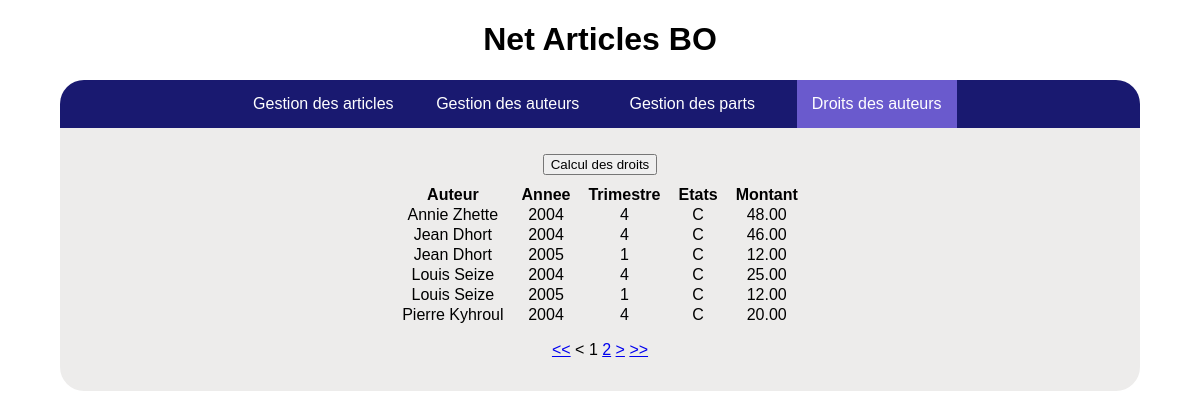
Page /index.php?c=right&a=read on the earlier database version.
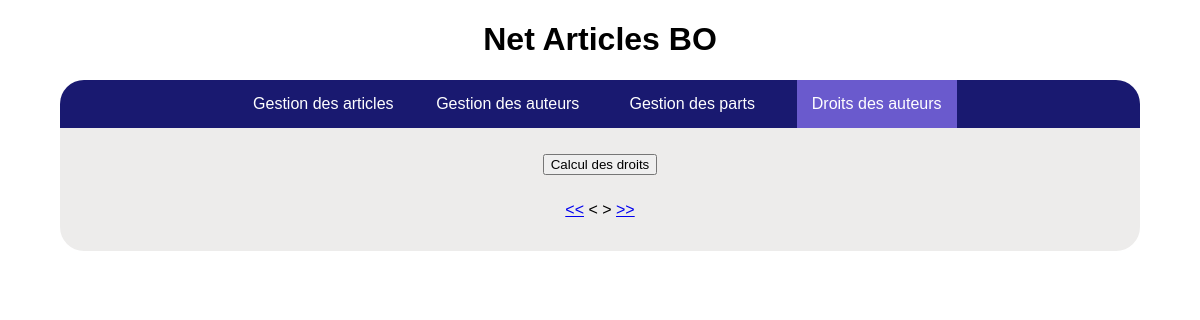
Same page on the later database version.
### tables this page shows
CREATE TABLE IF NOT EXISTS `droits` (
  `id_auteur` int(11) NOT NULL,
  `annee` year(4) NOT NULL,
  `trimestre` int(11) NOT NULL,
  `etat_droits` char(1) NOT NULL,
  `montants_droits` decimal(11,2) DEFAULT NULL,
  PRIMARY KEY (`id_auteur`,`annee`,`trimestre`)
);

CREATE TABLE IF NOT EXISTS `auteur` (
  `id_auteur` int(11) NOT NULL,
  `identite_auteur` varchar(80) DEFAULT NULL,
  `adresse_auteur` varchar(200) DEFAULT NULL,
  `login_auteur` varchar(50) NOT NULL,
  `pwd_auteur` varchar(20) NOT NULL,
  PRIMARY KEY (`id_auteur`),
  UNIQUE KEY `un_auteur_login` (`login_auteur`)
);

### persistence/SQLRequest.php (called while the page is built, shortened)
<?php
class SQLRequest
{
	private $_request;
	private $_parameters;
	function __construct()
	{
		$this->_parameters = array();
	}
	public function getRequest()
	{
		return $this->_request;
	}
	public function setRequest($request)
	{
		$this->_request = $request;
	}
	public function getParameters()
	{
		return $this->_parameters;
	}
}
?>

### persistence/DBUtils.php (called while the page is built, shortened)
<?php
require_once 'persistence/SQLRequest.php';
class DBUtils
{
	private static function getConnection()
	{
		try
		{
			$connection = new PDO('mysql:host=localhost;dbname=net_articles', 'mod', 'mod');
			$connection->setAttribute(PDO::ATTR_ERRMODE, PDO::ERRMODE_EXCEPTION);
			$connection->exec('SET CHARACTER SET utf8;');
			return $connection;
		} catch(Exception $e)
		{
			$connection = null;
			throw $e;
		}
	}
	public static function read(SQLRequest $request)
	{
		try
		{
			$connection = self::getConnection();
			$prep = $connection->prepare($request->getRequest());
			$prep->execute($request->getParameters());
			return $prep;
		} catch(Exception $e)
		{
			$connection = null;
			throw $e;
		}
	}
}
?>

### model/Right.php (called while the page is built, shortened)
<?php
require_once 'persistence/DBUtils.php';
require_once 'persistence/SQLRequest.php';
class Right {
	public static function readableList($start, $length) {
		$req = 'select au.identite_auteur as "Auteur", annee as "Annee", trimestre as "Trimestre", etat_droits as "Etats", montants_droits as "Montant"
		from droits d
		join auteur au on au.id_auteur = d.id_auteur
		Order by Auteur, Annee, Trimestre
		limit '.$start.', '.$length.';';
		$request = new SQLRequest();
		$request->setRequest($req);
		return DBUtils::read($request)->fetchAll(PDO::FETCH_ASSOC);
	}
	public static function getRowCount() {
		$req = 'select count(*)
		from droits;';
		$request = new SQLRequest();
		$request->setRequest($req);
		return DBUtils::read($request)->fetchAll(PDO::FETCH_NUM)[0][0];
	}
}
?>

### controller/RightController.php (called while the page is built, shortened)
<?php
require_once 'model/Right.php';
require_once 'Controller.php';
class RightController extends Controller {
	private $_rows;
	private $_page;
	private $_pageCount;
	private static $length = 6;
	public function run($action) {
		$this->initPagination();
		if($this->_pageCount == 0) {
			$this->setRows(Array(Array()));
		}
		else {
			$this->setRows(Right::readableList(($this->getPage() - 1) * self::$length, self::$length));
		}
	}
	public function initPagination() {
		$this->setPageCount(ceil(Right::getRowCount() / self::$length));
		if ($this->_page > $this->_pageCount) {
			$this->_page = $this->_pageCount;
		}
	}
	public function getPage() {
		return $this->_page;
	}
	public function setPage($page) {
		$this->_page = $page;
	}
	public function getPageCount() {
		return $this->_pageCount;
	}
	public function setPageCount($pageCount) {
		$this->_pageCount = $pageCount;
	}
	public function setRows($rows) {
		$this->_rows = $rows;
	}
	public function getRows() {
		return $this->_rows;
	}
}
?>

### controller/BootStrap.php (called while the page is built, shortened)
<?php
require_once 'model/HTTPRequest.php';
class BootStrap {
	private static $_controller = null;
	private static $_request = null;
	public static function getRequest()
	{
		if( is_null(self::$_request) ) {
			self::$_request = new HTTPRequest();
		}
		return self::$_request;
	}
	public static function getController()
	{
		if( is_null(self::$_controller) ) {
			self::initController();
		}
		return self::$_controller;
	}
	public static function initController() {
		$request = self::getRequest();
		try {
			$name = $request->getController();
			$action = $request->getAction();
			self::$_controller = new $controllerClass();
			self::$_controller->setTitle('Net Articles BO');
			self::$_controller->setName($name);
			self::$_controller->setView($name);
			self::$_controller->run($action);
		}
		catch (Exception $ex) {
			self::includeController('Error');
			self::$_controller = new ErrorController();
			self::$_controller->setTitle('Erreur - Net Articles BO');
			self::$_controller->setView('error');
			self::$_controller->setError($ex);
			self::$_controller->run($ex->getCode());
		}
		self::$_controller->setMenu('menu');
	}
	public static function includeController($controller) {
		if(file_exists('controller/'. $controller .'Controller.php')) {
			require_once 'controller/'. $controller .'Controller.php';
		}
		else {
			throw new InvalidArgumentException('"'.$controller.'" n\'est pas un controleur valide.', 404, null);
		}
	}
}
?>

### controller/Controller.php (called while the page is built, shortened)
<?php
abstract class Controller {
	private $_name;
	private $_title;
	public function setName($name) {
		$this->_name = $name;
	}
	public function getName() {
		return $this->_name;
	}
	public function setTitle($title) {
		$this->_title = $title;
	}
	public function getTitle() {
		return $this->_title;
	}
}
?>

### model/HTTPRequest.php (called while the page is built, shortened)
<?php
class HTTPRequest
{
	private $_controller;
	private $_action;
	public function __construct() {
		$this->_controller = 'Index';
		$this->_action = 'default';
		if(isset($_REQUEST['c'])) {
			$this->_controller = $_REQUEST['c'];
		}
		if(isset($_REQUEST['a'])) {
			$this->_action = $_REQUEST['a'];
		}
	}
	public function getController()
	{
		return $this->_controller;
	}
	public function getAction()
	{
		return $this->_action;
	}
	public function getURL($controller = null, $action = null, $params = null) {
		if(is_null($controller)){
			$controller = $this->getController();
		}
		if(is_null($action)){
			$action = $this->getAction();
		}
		$parameters = "";
		if( isset($params)  && is_array($params)) {
			foreach($params as $k => $v) {
				$parameters .= '&'.$k.'='.$v;
			}
		}
		$url = 'index.php?c='.$controller.'&a='.$action.$parameters;
		return $url;
	}
}
?>

### view/right.php (the view)
<form action="<?php echo BootStrap::getRequest()->getURL(null, "update") ?>" method="POST">
	<div id="control">
		<input type="submit" value="Calcul des droits">
	</div>
	<table>
		<?php
		$controller = BootStrap::getController();
		$rows = $controller->getRows();
		$header = array_keys($rows[0]);
		echo '<tr>';
		foreach($header as $value) {
			if($value != 'id') {
				echo '<th>'.$value.'</th>';
			}
		}
		echo '</tr>';
		foreach($rows as $row) {
			echo '<tr>';
			foreach ($row as $key => $value) {
				if($key != 'id') {
					echo '<td>' . $value . '</td>';
				}
			}
			echo '</tr>';
		}
		?>
	</table>
</form>
<p id="pagination">
	<?php
	$request = BootStrap::getRequest();
	$length = 5 - 1;
	$page = $controller->getPage();
	$pageCount = $controller->getPageCount();
	$start = $page - floor($length/2);
	if($start > $pageCount - $length){
		$start = $pageCount - $length;
	}
	if($start < 1) {
		$start = 1;
	}
	$end = $start + $length;
	if($end > $pageCount) {
		$end = $pageCount;
	}
	echo '<a href="'.$request->getURL(null,null,Array('page' => 1)).'"> <<</a> ';
	if($page > 1) {
		echo '<a href="'.$request->getURL(null,null,Array('page' => $page - 1)).'"> <</a> ';
	}
	else {
		echo ' < ';
	}
	for($p = $start; $p <= $end; ++$p) {
		if($p == $page) {
			echo $p.' ';
		}
		else {
			echo ' <a href="'.$request->getURL(null,null,Array('page' => $p)).'">'.$p.'</a> ';
		}
	}
	if($page < $pageCount) {
		echo '<a href="'.$request->getURL(null,null,Array('page' => $page + 1)).'"> ></a> ';
	}
	else {
		echo ' > ';
	}
	echo '<a href="'.$request->getURL(null,null,Array('page' => $pageCount)).'"> >> </a> ';
	?>
</p>

### index.php (shortened to what this page needs)
<?php
require_once 'controller/BootStrap.php';
$controller = BootStrap::getController();
?>
<!DOCTYPE html>
<html lang="fr">
	<head>
		<link rel="stylesheet" href="view/Styles.css">
	</head>
	<body>
		<h1><?php echo $controller->getTitle(); ?></h1>
		<?php require_once 'view/' . $controller->getMenu() . '.php'; ?>
		<article>
		<?php require_once 'view/' .$controller->getView() . '.php'; ?>
		</article>
	</body>
</html>

### view/menu.php
<?php
	$name = BootStrap::getController()->getName();;
?>
<nav>
	<ul>
		<li><a <?php if($name == 'article') echo 'id="selected"'; ?>  href="<?php echo BootStrap::getRequest()->getURL('article', 'read'); ?>">Gestion des articles</a></li>
		<li><a <?php if($name == 'author') echo 'id="selected"'; ?> href="<?php echo BootStrap::getRequest()->getURL('author', 'read'); ?>">Gestion des auteurs</a></li>
		<li><a <?php if($name == 'redaction') echo 'id="selected"'; ?> href="<?php echo BootStrap::getRequest()->getURL('redaction', 'read'); ?>">Gestion des parts</a></li>
		<li><a <?php if($name == 'right') echo 'id="selected"'; ?> href="<?php echo BootStrap::getRequest()->getURL('right', 'read'); ?>">Droits des auteurs</a></li>
	</ul>
</nav>

### view/Styles.css (style rules this page uses)
body { font-family: cantarell, sans-serif; margin: auto; width: 90%; }
h1, h2, h3 { text-align: center; }
article { background-color: rgb(237, 236, 235); border-bottom-left-radius: 1.5em; border-bottom-right-radius: 1.5em; padding: 1em 1em; text-align: center; }
#pagination { text-align: center; }
#control { text-align: center; margin-top: 10px; margin-bottom: 10px; }
form { display: inline-block; margin: auto; text-align: left; }
nav { background-color: midnightblue; border-top-left-radius: 1.5em; border-top-right-radius: 1.5em; color: grey; height: 3em; width: 100%; }
nav ul { text-align: center; padding: 0; }
nav li { display: inline-block; line-height: 3em; list-style: none outside; margin: auto 10px; width: 10em; }
nav a, nav a:hover, nav a:visited { color: white; display: inline-block; height: 100%; text-decoration: none; width: 100%; }
nav #selected { border-radius: 0.0em; background-color: slateblue; }
nav + * { clear: left; }
table { border-spacing: 1em 0em; }
th { font-weight: bold; text-align: center; vertical-align: text-top; }
table { margin: auto; text-align: center; }

Differences in the rows shown:
removed droits: id_auteur.identite_auteur "Annie Zhette", annee "2004", trimestre "4", etat_droits "C", montants_droits "48.00"
removed droits: id_auteur.identite_auteur "Jean Dhort", annee "2004", trimestre "4", etat_droits "C", montants_droits "46.00"
removed droits: id_auteur.identite_auteur "Jean Dhort", annee "2005", trimestre "1", etat_droits "C", montants_droits "12.00"
removed droits: id_auteur.identite_auteur "Louis Seize", annee "2004", trimestre "4", etat_droits "C", montants_droits "25.00"
removed droits: id_auteur.identite_auteur "Louis Seize", annee "2005", trimestre "1", etat_droits "C", montants_droits "12.00"
removed droits: id_auteur.identite_auteur "Pierre Kyhroul", annee "2004", trimestre "4", etat_droits "C", montants_droits "20.00"
Other differences:
list line gone: "Auteur"
list line gone: "Annee"
list line gone: "Trimestre"
list line gone: "Etats"
list line gone: "Montant"
list line gone: "1"
list line gone: "2"
